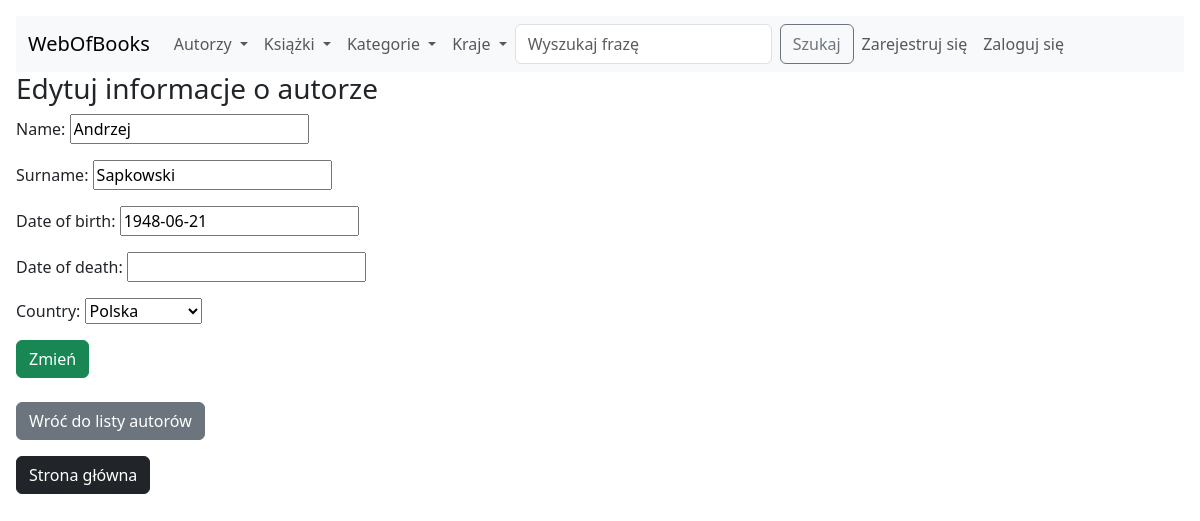
The page /webofbooks/authors/update/1/ on the database its author committed.
### webofbooks/models.py (models this page shows, shortened)
class Authors(models.Model):
    name = models.CharField(max_length=100)
    surname = models.CharField(max_length=100)
    date_of_birth = models.DateField()
    date_of_death = models.DateField(null=True, blank=True)
    country = ForeignKey(Countries, on_delete=DO_NOTHING)

class Countries(models.Model):
    name = models.CharField(max_length=300, unique=True)
    def __str__(self):
        return f"{self.name}"

### webofbooks/views.py (the view)
# urls.py: path('authors/update/<int:pk>/', AuthorUpdateView.as_view(), name='author_update'),
class AuthorUpdateView(UpdateView):
    template_name = 'webofbooks/authors_update_form.html'
    model = Authors
    success_url = reverse_lazy('webofbooks:authors_list')
    fields = ['name', 'surname', 'date_of_birth', 'date_of_death', 'country']

### webofbooks/templates/webofbooks/authors_update_form.html (shortened to what this page needs)
<!DOCTYPE html>
<html lang="en">
<head>
</head>
<body>
{% include 'webofbooks/navbar.html' %}
<h3>Edytuj informacje o autorze</h3>
{% block content %}
  <form method="post" enctype="multipart/form-data">
    <table>{{ form.as_p }}</table>
    <input type="submit" value="Zmień" class="btn btn-success">
  </form>
{% endblock %}
<br/>
<p><a href="{% url 'webofbooks:authors_list' %}"><button type="button" class="btn btn-secondary">Wróć do listy autorów</button></a></p>
<p><a href="{% url 'webofbooks:homepage' %}"><button type="button" class="btn btn-dark">Strona główna</button></a></p>
</body>
</html>

### rows shown on the page
Authors: name "Andrzej", surname "Sapkowski", date_of_birth "1948-06-21", country "Polska"
